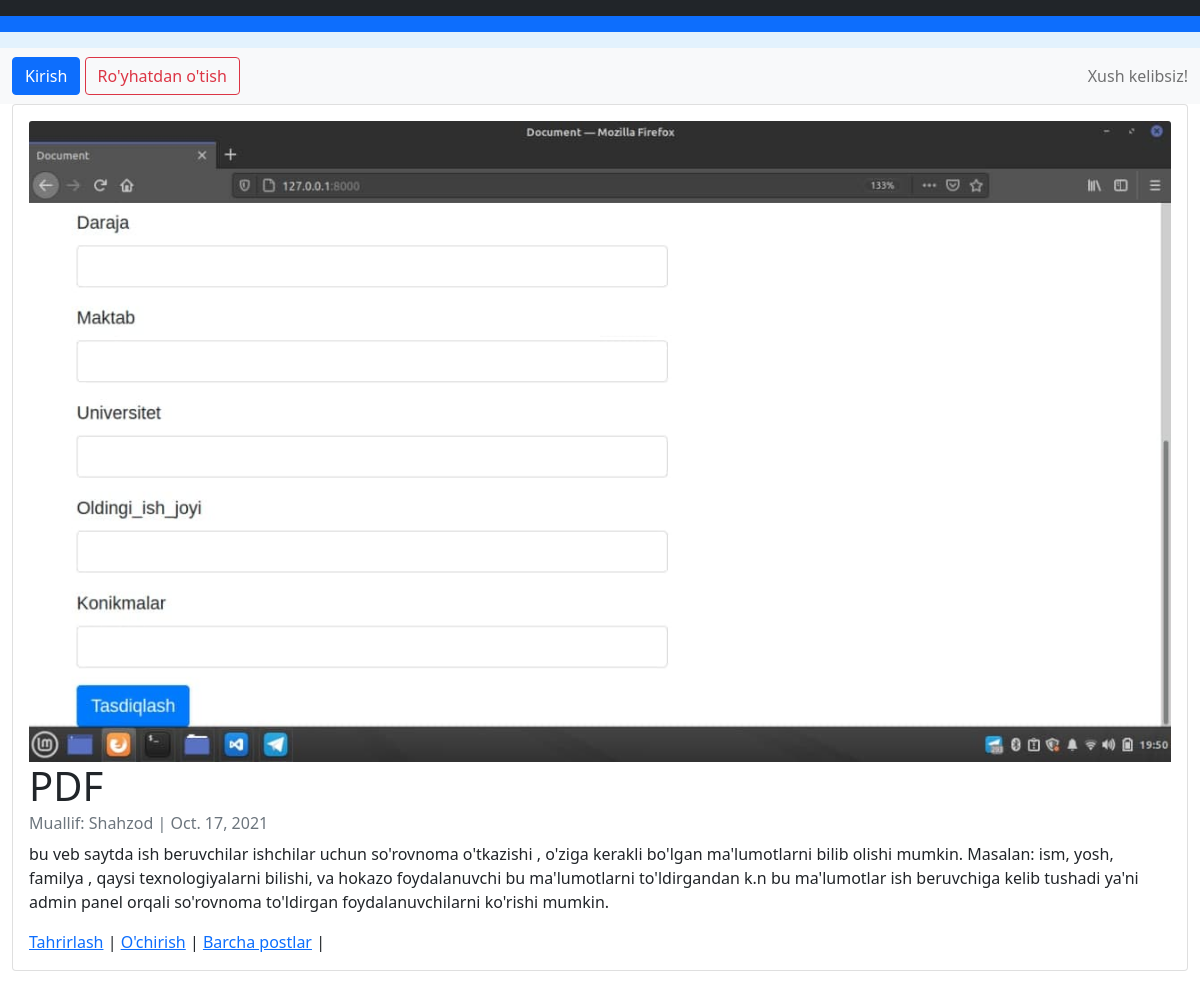
The app's page /articles/6/ with its own data.
### articles/models.py (models this page shows, shortened)
class Articles(models.Model):
    title = models.CharField(max_length=200)
    summary = models.CharField(max_length=200, blank=True)
    body = models.TextField()
    photo = models.ImageField(upload_to='images/', blank=True)
    date = models.DateField(auto_now_add=True)
    author = models.ForeignKey(
        get_user_model(),
        on_delete=models.CASCADE,
    )

### accounts/models.py (models this page shows)
class CustomUser(AbstractUser):
    age=models.PositiveIntegerField(null=True, blank=True)

### articles/views.py (the view)
# urls.py: path('<int:pk>/', ArticlesDetailView.as_view(), name='article_detail'),
class ArticlesDetailView(DetailView):
    model = Articles
    template_name = 'article_detail.html'

### templates/article_detail.html (shortened to what this page needs)
{% extends 'base.html' %}
{% block content %}
    <div class="container-fluid">
        <div class="card">
            <div class="card-body">
                {% if object.photo %}
                    <img class="card-img-top" src="{{object.photo.url}}" alt="{{ object.title }}">
                {% endif %}
                <h1 class="card-title">{{ object.title }}</h1>
                <h6 class="card-subtitle mb-2 text-muted">Muallif: {{ object.author }} | {{ object.date }}</h6>
                <p class="card-text">{{ object.body | safe }}</p>
                <a href="{% url 'article_edit' articles.pk %}">Tahrirlash</a> |
                <a href="{% url 'article_delete' articles.pk %}">O'chirish</a> |
                <a href="{% url 'article_list' %}">Barcha postlar</a> |
            </div>
        </div>
    </div>
{% endblock content %}

### records on screen
Articles: photo (picture), title "PDF", author "Shahzod", date "Oct. 17, 2021", body "bu veb saytda ish beruvchilar ishchilar uchun so'rovnoma o'tkazishi , o'ziga kerakli bo'lgan ma'lumotlarni bilib olishi mumkin. Masalan: ism, yosh, familya , qaysi texnologiyalarni bilishi, va hokazo foydalanuvchi bu ma'lumotlarni to'ldirgandan k.n bu ma'lumotlar ish beruvchiga kelib tushadi ya'ni admin panel orqali so'rovnoma to'ldirgan foydalanuvchilarni ko'rishi mumkin."
